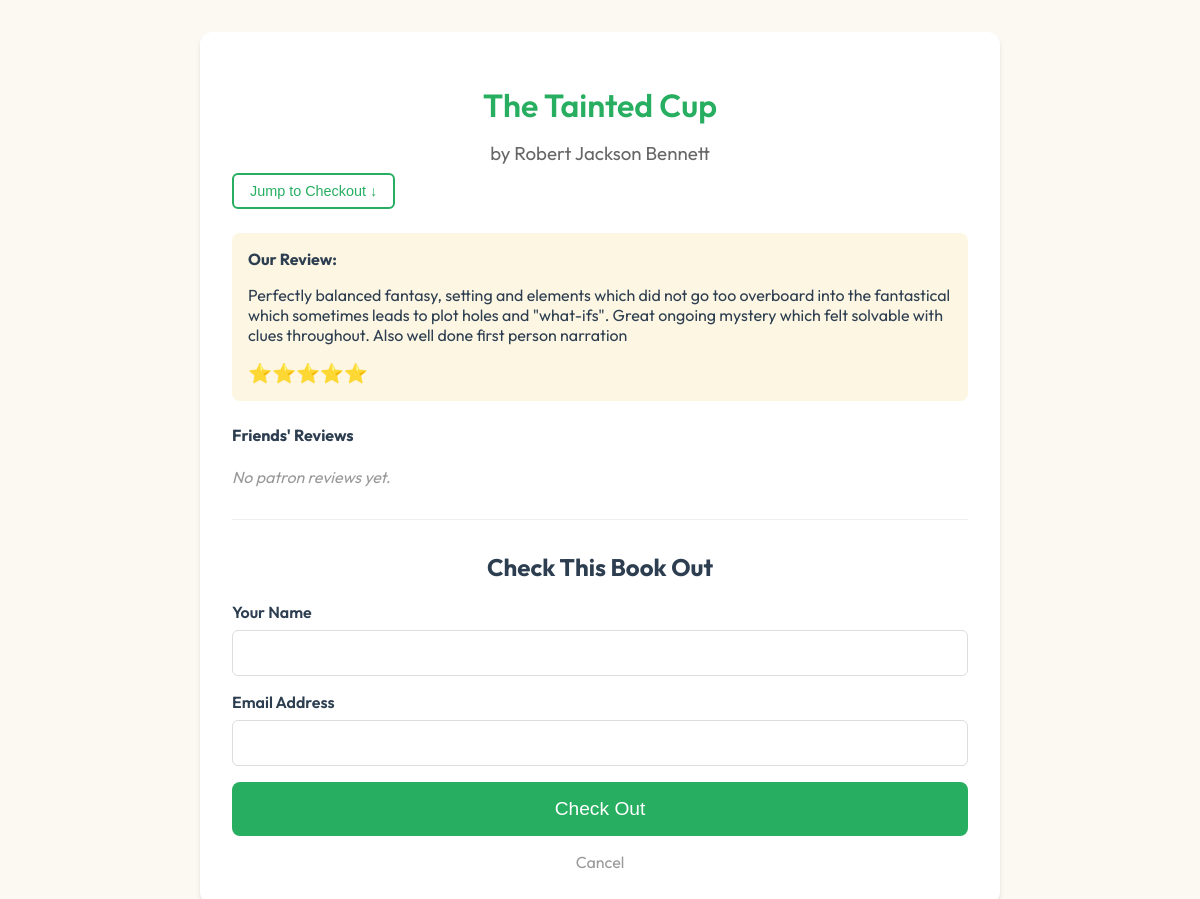
The app's page /book/9781984820716/checkout with its own data.
### app/models.py (models this page shows, shortened)
class Book(Base):
    __tablename__ = "books"
    isbn = Column(String, primary_key=True, index=True)
    title = Column(String, index=True)
    author = Column(String, index=True)
    our_review = Column(Text, nullable=True)
    our_rating = Column(Integer, nullable=True) # 1-5
    created_at = Column(DateTime, default=datetime.now)
    checkouts = relationship("Checkout", back_populates="book")
    ratings = relationship("Rating", back_populates="book")

### app/routers/core.py (the view)
@router.get("/book/{isbn}/checkout", response_class=HTMLResponse)
def checkout_book_form(request: Request, isbn: str, db: Session = Depends(database.get_db)):
    book = crud.get_book(db, isbn)
    if not book:
        return RedirectResponse(url="/", status_code=status.HTTP_303_SEE_OTHER)
    return templates.TemplateResponse("book_details.html", {"request": request, "book": book})

### app/templates/book_details.html (shortened to what this page needs)
{% extends "base.html" %}
{% block content %}
<div class="card">
    <h1>{{ book.title }}</h1>
    <h3 class="author-subtitle">by {{ book.author }}</h3>
    <div class="jump-checkout-wrapper">
        <button onclick="document.getElementById('checkout-section').scrollIntoView({behavior: 'smooth'})"
            class="btn-jump-checkout">
            Jump to Checkout ↓
        </button>
    </div>
    <div class="review-box">
        <strong>Our Review:</strong>
        <p>{{ book.our_review if book.our_review else "No review yet." }}</p>
        <div class="review-rating">
            {% if book.our_rating %}
            {% for i in range(book.our_rating) %}⭐{% endfor %}
            {% endif %}
        </div>
    </div>
    <div class="patron-reviews-section">
        <h4>Friends' Reviews</h4>
        {% if book.ratings %}
        <ul>
            {% for rating in book.ratings %}
            {% if rating.star_rating and rating.star_rating > 0 %}
            <li>
                <div class="review-header">
                    <strong>{{ rating.patron_name }}</strong>
                    <span>{% for i in range(rating.star_rating) %}⭐{% endfor %}</span>
                </div>
                {% if rating.review_content %}
                <p class="mt-05 text-muted" style="margin: 0">{{ rating.review_content }}</p>
                {% endif %}
            </li>
            {% endif %}
            {% endfor %}
        </ul>
        {% else %}
        <p class="text-light" style="font-style: italic;">No patron reviews yet.</p>
        {% endif %}
    </div>
    <hr class="divider">
    <div id="checkout-section">
        <h2>Check This Book Out</h2>
        <form action="/book/{{ book.isbn }}/checkout" method="post">
            <label for="patron_name" class="form-label">Your
                Name</label>
            <input type="text" id="patron_name" name="patron_name" required list="patron-list" autocomplete="off">
            <label for="email" class="form-label">Email
                Address</label>
            <input type="email" id="email" name="email" required>
            <button type="submit">Check Out</button>
        </form>
        <div class="mt-1">
            <a href="/" class="link-cancel">Cancel</a>
        </div>
    </div>
</div>
{% endblock %}

### app/static/style.css (style rules this page uses)
:root { --bg-color: #fcf8f2; --text-color: #2c3e50; --accent-color: #27ae60; --card-bg: #ffffff; --shadow: 0 4px 6px -1px rgba(0, 0, 0, 0.1), 0 2px 4px -1px rgba(0, 0, 0, 0.06); }
body { background-color: var(--bg-color); color: var(--text-color); font-family: 'Outfit', sans-serif; margin: 0; padding: 0; display: flex; justify-content: center; align-items: center; min-height: 100vh; }
h1 { font-weight: 600; color: var(--accent-color); margin-bottom: 2rem; }
.card { background: var(--card-bg); padding: 2rem; border-radius: 12px; box-shadow: var(--shadow); margin-bottom: 2rem; }
input[type="text"], input[type="number"], input[type="email"], textarea, select { width: 100%; padding: 0.75rem; border: 1px solid #ddd; border-radius: 6px; margin-bottom: 1rem; font-size: 1rem; font-family: inherit; box-sizing: border-box; }
button { background-color: var(--accent-color); color: white; border: none; padding: 1rem 2rem; font-size: 1.2rem; border-radius: 8px; cursor: pointer; transition: background-color 0.2s; width: 100%; }
.mt-1 { margin-top: 1rem; }
.text-light { color: #999; }
.form-label { display: block; text-align: left; margin-bottom: 0.5rem; font-weight: 600; }
.review-box { background: #fdf6e3; padding: 1rem; border-radius: 8px; margin: 1.5rem 0; text-align: left; }
.review-rating { font-size: 1.2rem; margin-top: 0.5rem; }
.divider { border: 0; border-top: 1px solid #eee; margin: 2rem 0; }
.jump-checkout-wrapper { text-align: left; margin-top: 0.5rem; margin-bottom: 1rem; }
.btn-jump-checkout { background-color: transparent; border: 2px solid var(--accent-color); color: var(--accent-color); padding: 0.5rem 1rem; font-size: 0.9rem; border-radius: 6px; cursor: pointer; transition: all 0.2s; width: auto; }
.author-subtitle { color: #666; font-weight: 400; margin-top: -1rem; margin-bottom: 0.5rem; }
.patron-reviews-section { text-align: left; margin-bottom: 2rem; }
.link-cancel { color: #999; text-decoration: none; }

### records on screen
Book: title "The Tainted Cup", author "Robert Jackson Bennett", our_review "Perfectly balanced fantasy, setting and elements which did not go too overboard into the fantastical which sometimes leads to plot holes and \"what-ifs\". Great ongoing mystery which felt solvable with clues throughout. Also well done first person narration"
